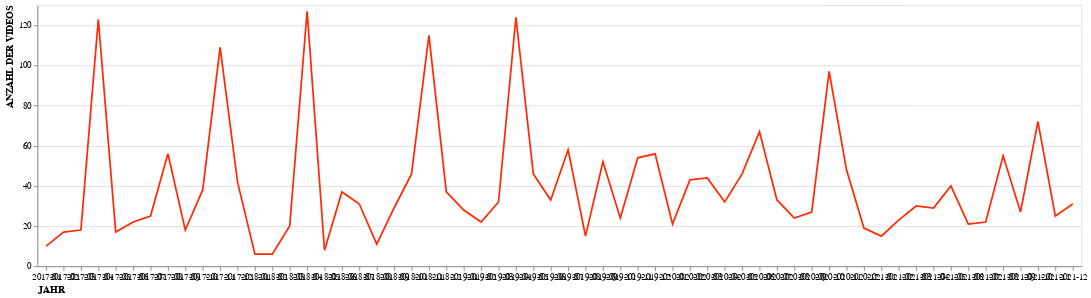

The notebook cell saved with this chart:
### Markdown cell above
### Erstellung des Line Charts mit Altair

### Code cell
alt.Chart(df_count_month_and_year_5_jahre).mark_line(color="#FF2B06").encode(
    #Achsen festlegen und Daten für die Grafik + Beschriftung ausrichten +Beschriftung festlegen 
    #+ Drehen der Beschriftung der x-Achse
    x = alt.X("Monat und Jahr", axis=alt.Axis(titleAnchor="start", labelAngle=360), title="JAHR"),
    y = alt.Y("Anzahl der Videos", axis=alt.Axis(titleAnchor="end"),title="ANZAHL DER VIDEOS")
)

### Figure 1 — Vega-Lite specification as saved in the notebook (floating-point values rounded to 4 significant figures)
{"config": {"view": {"continuousWidth": 400, "continuousHeight": 300}}, "data": {"name": "data-adb193b34da16dfccfbff1817d6244de"}, "mark": {"type": "line", "color": "#FF2B06"}, "encoding": {"x": {"axis": {"labelAngle": 360, "titleAnchor": "start"}, "field": "Monat und Jahr", "title": "JAHR", "type": "nominal"}, "y": {"axis": {"titleAnchor": "end"}, "field": "Anzahl der Videos", "title": "ANZAHL DER VIDEOS", "type": "quantitative"}}, "$schema": "https://vega.github.io/schema/vega-lite/v4.17.0.json", "datasets": {"data-adb193b34da16dfccfbff1817d6244de": [{"Monat und Jahr": "2018-04", "Anzahl der Videos": 127}, {"Monat und Jahr": "2019-04", "Anzahl der Videos": 124}, {"Monat und Jahr": "2017-04", "Anzahl der Videos": 123}, {"Monat und Jahr": "2018-11", "Anzahl der Videos": 115}, {"Monat und Jahr": "2017-11", "Anzahl der Videos": 109}, {"Monat und Jahr": "2020-10", "Anzahl der Videos": 97}, {"Monat und Jahr": "2021-10", "Anzahl der Videos": 72}, {"Monat und Jahr": "2020-06", "Anzahl der Videos": 67}, {"Monat und Jahr": "2019-07", "Anzahl der Videos": 58}, {"Monat und Jahr": "2019-12", "Anzahl der Videos": 56}, {"Monat und Jahr": "2017-08", "Anzahl der Videos": 56}, {"Monat und Jahr": "2021-08", "Anzahl der Videos": 55}, {"Monat und Jahr": "2019-11", "Anzahl der Videos": 54}, {"Monat und Jahr": "2019-09", "Anzahl der Videos": 52}, {"Monat und Jahr": "2020-11", "Anzahl der Videos": 48}, {"Monat und Jahr": "2019-05", "Anzahl der Videos": 46}, {"Monat und Jahr": "2018-10", "Anzahl der Videos": 46}, {"Monat und Jahr": "2020-05", "Anzahl der Videos": 46}, {"Monat und Jahr": "2020-03", "Anzahl der Videos": 44}, {"Monat und Jahr": "2020-02", "Anzahl der Videos": 43}, {"Monat und Jahr": "2017-12", "Anzahl der Videos": 42}, {"Monat und Jahr": "2021-05", "Anzahl der Videos": 40}, {"Monat und Jahr": "2017-10", "Anzahl der Videos": 38}, {"Monat und Jahr": "2018-12", "Anzahl der Videos": 37}, {"Monat und Jahr": "2018-06", "Anzahl der Videos": 37}, {"Monat und Jahr": "2019-06", "Anzahl der Videos": 33}, {"Monat und Jahr": "2020-07", "Anzahl der Videos": 33}, {"Monat und Jahr": "2019-03", "Anzahl der Videos": 32}, {"Monat und Jahr": "2020-04", "Anzahl der Videos": 32}, {"Monat und Jahr": "2018-07", "Anzahl der Videos": 31}, {"Monat und Jahr": "2021-12", "Anzahl der Videos": 31}, {"Monat und Jahr": "2021-03", "Anzahl der Videos": 30}, {"Monat und Jahr": "2018-09", "Anzahl der Videos": 29}, {"Monat und Jahr": "2021-04", "Anzahl der Videos": 29}, {"Monat und Jahr": "2019-01", "Anzahl der Videos": 28}, {"Monat und Jahr": "2021-09", "Anzahl der Videos": 27}, {"Monat und Jahr": "2020-09", "Anzahl der Videos": 27}, {"Monat und Jahr": "2021-11", "Anzahl der Videos": 25}, {"Monat und Jahr": "2017-07", "Anzahl der Videos": 25}, {"Monat und Jahr": "2020-08", "Anzahl der Videos": 24}, {"Monat und Jahr": "2019-10", "Anzahl der Videos": 24}, {"Monat und Jahr": "2021-02", "Anzahl der Videos": 23}, {"Monat und Jahr": "2017-06", "Anzahl der Videos": 22}, {"Monat und Jahr": "2019-02", "Anzahl der Videos": 22}, {"Monat und Jahr": "2021-07", "Anzahl der Videos": 22}, {"Monat und Jahr": "2020-01", "Anzahl der Videos": 21}, {"Monat und Jahr": "2021-06", "Anzahl der Videos": 21}, {"Monat und Jahr": "2018-03", "Anzahl der Videos": 20}, {"Monat und Jahr": "2020-12", "Anzahl der Videos": 19}, {"Monat und Jahr": "2017-09", "Anzahl der Videos": 18}, {"Monat und Jahr": "2017-03", "Anzahl der Videos": 18}, {"Monat und Jahr": "2017-05", "Anzahl der Videos": 17}, {"Monat und Jahr": "2017-02", "Anzahl der Videos": 17}, {"Monat und Jahr": "2019-08", "Anzahl der Videos": 15}, {"Monat und Jahr": "2021-01", "Anzahl der Videos": 15}, {"Monat und Jahr": "2018-08", "Anzahl der Videos": 11}, {"Monat und Jahr": "2017-01", "Anzahl der Videos": 10}, {"Monat und Jahr": "2018-05", "Anzahl der Videos": 8}, {"Monat und Jahr": "2018-01", "Anzahl der Videos": 6}, {"Monat und Jahr": "2018-02", "Anzahl der Videos": 6}]}}
